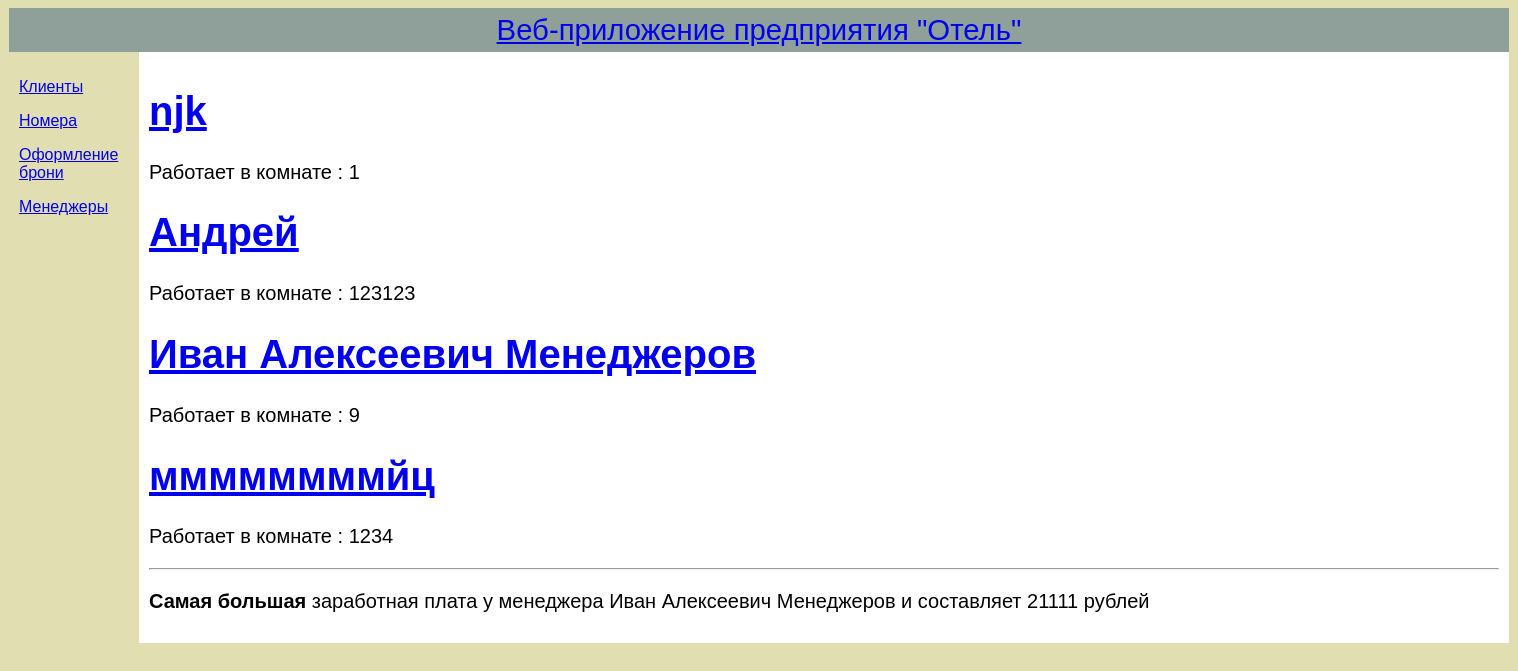
Page /managers/ on the committed database.
### blog/models.py (models this page shows, shortened)
class Manager(models.Model):
    room = models.ForeignKey('blog.Room', on_delete=models.CASCADE, related_name='manager')
    manager_name = models.CharField(max_length=200)
    salary = models.CharField(max_length=50)
    age = models.CharField(max_length=5)

class Room(models.Model):
	number = models.CharField(max_length=20)
	room_type = models.CharField(max_length=50)
	places = models.CharField(max_length=10)
	status = models.CharField(max_length=5)
	price = models.CharField(max_length=50)
	def __str__(self):
		return self.number

### blog/views.py (the view)
# urls.py: path('managers/', views.managers, name= 'managers'),
def managers(request):
    managers = Manager.objects.order_by('manager_name')
    max_salary = Manager.objects.all().aggregate(Max('salary'))['salary__max']
    need = Manager.objects.get(salary = max_salary)
    return render(request, 'blog/managers.html', {'managers':managers,'need' : need})

### blog/templates/blog/managers.html
{% extends 'blog/base.html' %}
{% block content %}
    {% for manager in managers %}
        <div class="client">
            <h1><a href="{% url 'manager_detail' pk=manager.pk %}">{{ manager.manager_name }}</a></h1>
            <p>Работает в комнате : {{manager.room}}</p>
        </div>
    {% endfor %}
    <hr>
    <p><b>Самая большая</b> заработная плата у менеджера {{need.manager_name}} и составляет {{need.salary}} рублей</p>
{% endblock %}

### blog/templates/blog/base.html (style rules this page uses)
body { font: 10pt Arial, Helvetica, sans-serif; background: #e1dfb1; }

### rows in the picture
Manager: manager_name "njk", room "1"
Manager: manager_name "Андрей", room "123123"
Manager: manager_name "Иван Алексеевич Менеджеров", room "9", salary "21111"
Manager: manager_name "ммммммммйц", room "1234"
